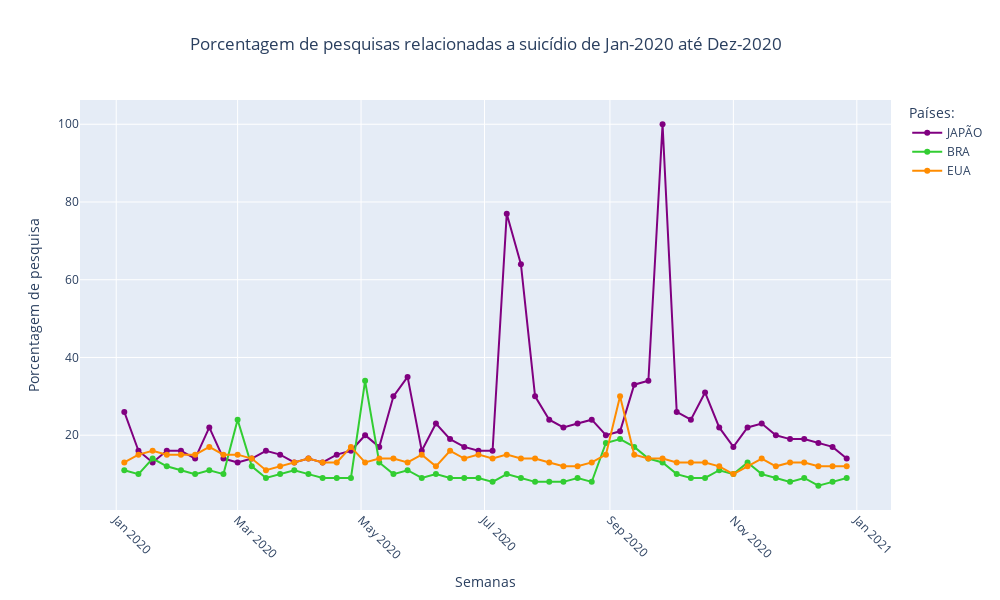

Notebook cell for this chart:
### Code cell
# Gráfico 2

J= go.Scatter(x=bra_eua_jap_searches['Semana'], y=bra_eua_jap_searches['Japão'],
                    mode='lines+markers',
                    name='JAPÃO', line = dict(color='purple', width=2))
B= go.Scatter(x=bra_eua_jap_searches['Semana'], y=bra_eua_jap_searches['Brasil'],
                    mode='lines+markers',
                    name='BRA', line = dict(color='limegreen', width=2))
E= go.Scatter(x=bra_eua_jap_searches['Semana'], y=bra_eua_jap_searches['Estados Unidos'],
                    mode='lines+markers',
                    name='EUA', line = dict(color='darkorange', width=2))
data= [J, B, E]
layout= go.Layout(title={
                    'text' : 'Porcentagem de pesquisas relacionadas a suicídio de Jan-2020 até Dez-2020',
                    'x' : 0.5,
                    'xref' : 'paper',
                    'xanchor' : 'center'},
                   yaxis={'title':'Porcentagem de pesquisa'},
                   xaxis={'title': 'Semanas', 'tickangle' : 45},
                   legend_title="Países:",
                    height=600, width=1000)
fig = go.Figure(data= data, layout=layout)
fig.show()

### Figure 1 — Plotly figure (JSON) as saved in the notebook; plotly's stock layout.template omitted (floating-point values rounded to 4 significant figures)
{"data": [{"line": {"color": "purple", "width": 2}, "mode": "lines+markers", "name": "JAPÃO", "type": "scatter", "x": ["2020-01-05", "2020-01-12", "2020-01-19", "2020-01-26", "2020-02-02", "2020-02-09", "2020-02-16", "2020-02-23", "2020-03-01", "2020-03-08", "2020-03-15", "2020-03-22", "2020-03-29", "2020-04-05", "2020-04-12", "2020-04-19", "2020-04-26", "2020-05-03", "2020-05-10", "2020-05-17", "2020-05-24", "2020-05-31", "2020-06-07", "2020-06-14", "2020-06-21", "2020-06-28", "2020-07-05", "2020-07-12", "2020-07-19", "2020-07-26", "2020-08-02", "2020-08-09", "2020-08-16", "2020-08-23", "2020-08-30", "2020-09-06", "2020-09-13", "2020-09-20", "2020-09-27", "2020-10-04", "2020-10-11", "2020-10-18", "2020-10-25", "2020-11-01", "2020-11-08", "2020-11-15", "2020-11-22", "2020-11-29", "2020-12-06", "2020-12-13", "2020-12-20", "2020-12-27"], "y": [26, 16, 13, 16, 16, 14, 22, 14, 13, 14, 16, 15, 13, 14, 13, 15, 16, 20, 17, 30, 35, 16, 23, 19, 17, 16, 16, 77, 64, 30, 24, 22, 23, 24, 20, 21, 33, 34, 100, 26, 24, 31, 22, 17, 22, 23, 20, 19, 19, 18, 17, 14]}, {"line": {"color": "limegreen", "width": 2}, "mode": "lines+markers", "name": "BRA", "type": "scatter", "x": ["2020-01-05", "2020-01-12", "2020-01-19", "2020-01-26", "2020-02-02", "2020-02-09", "2020-02-16", "2020-02-23", "2020-03-01", "2020-03-08", "2020-03-15", "2020-03-22", "2020-03-29", "2020-04-05", "2020-04-12", "2020-04-19", "2020-04-26", "2020-05-03", "2020-05-10", "2020-05-17", "2020-05-24", "2020-05-31", "2020-06-07", "2020-06-14", "2020-06-21", "2020-06-28", "2020-07-05", "2020-07-12", "2020-07-19", "2020-07-26", "2020-08-02", "2020-08-09", "2020-08-16", "2020-08-23", "2020-08-30", "2020-09-06", "2020-09-13", "2020-09-20", "2020-09-27", "2020-10-04", "2020-10-11", "2020-10-18", "2020-10-25", "2020-11-01", "2020-11-08", "2020-11-15", "2020-11-22", "2020-11-29", "2020-12-06", "2020-12-13", "2020-12-20", "2020-12-27"], "y": [11, 10, 14, 12, 11, 10, 11, 10, 24, 12, 9, 10, 11, 10, 9, 9, 9, 34, 13, 10, 11, 9, 10, 9, 9, 9, 8, 10, 9, 8, 8, 8, 9, 8, 18, 19, 17, 14, 13, 10, 9, 9, 11, 10, 13, 10, 9, 8, 9, 7, 8, 9]}, {"line": {"color": "darkorange", "width": 2}, "mode": "lines+markers", "name": "EUA", "type": "scatter", "x": ["2020-01-05", "2020-01-12", "2020-01-19", "2020-01-26", "2020-02-02", "2020-02-09", "2020-02-16", "2020-02-23", "2020-03-01", "2020-03-08", "2020-03-15", "2020-03-22", "2020-03-29", "2020-04-05", "2020-04-12", "2020-04-19", "2020-04-26", "2020-05-03", "2020-05-10", "2020-05-17", "2020-05-24", "2020-05-31", "2020-06-07", "2020-06-14", "2020-06-21", "2020-06-28", "2020-07-05", "2020-07-12", "2020-07-19", "2020-07-26", "2020-08-02", "2020-08-09", "2020-08-16", "2020-08-23", "2020-08-30", "2020-09-06", "2020-09-13", "2020-09-20", "2020-09-27", "2020-10-04", "2020-10-11", "2020-10-18", "2020-10-25", "2020-11-01", "2020-11-08", "2020-11-15", "2020-11-22", "2020-11-29", "2020-12-06", "2020-12-13", "2020-12-20", "2020-12-27"], "y": [13, 15, 16, 15, 15, 15, 17, 15, 15, 14, 11, 12, 13, 14, 13, 13, 17, 13, 14, 14, 13, 15, 12, 16, 14, 15, 14, 15, 14, 14, 13, 12, 12, 13, 15, 30, 15, 14, 14, 13, 13, 13, 12, 10, 12, 14, 12, 13, 13, 12, 12, 12]}], "layout": {"height": 600, "legend": {"title": {"text": "Países:"}}, "title": {"text": "Porcentagem de pesquisas relacionadas a suicídio de Jan-2020 até Dez-2020", "x": 0.5, "xanchor": "center", "xref": "paper"}, "width": 1000, "xaxis": {"tickangle": 45, "title": {"text": "Semanas"}}, "yaxis": {"title": {"text": "Porcentagem de pesquisa"}}}}
